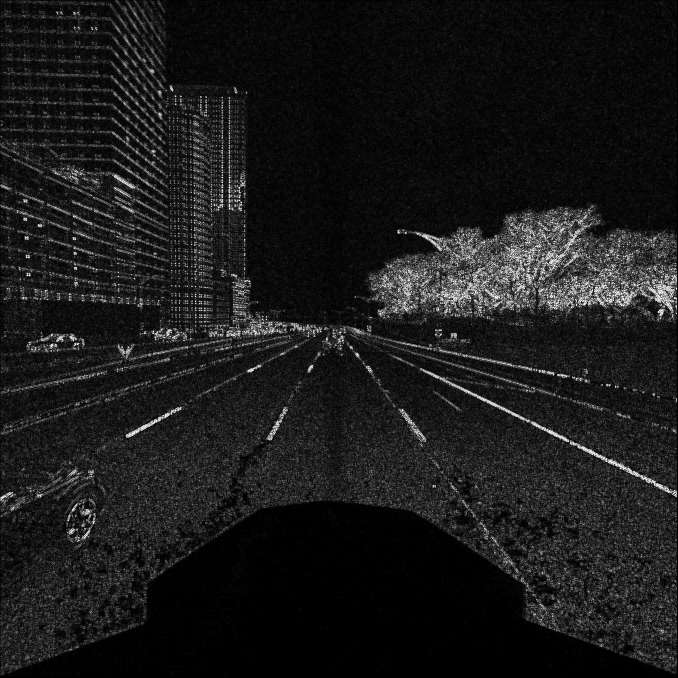
#> input picture meanImg.jpg, 2032 x 2032 px (shown at 1/3 size)
$ python -i HW1.py   (imports and definitions only)   (older library calls are emulated)
#> lines starting #> are read from the running program, lines starting #| are printed output that depends on the picture
#> further down, picture is the input picture: shape (2032, 2032, 3); min 0, max 255, mean 26.2
import argparse, os
import cv2
import numpy as np
import sys
from os import listdir
from os.path import isfile, join


# [52 lines left out: functions setup_parser, dir_path, calMeanImg, showWin, not called in this run]


def save(image, outputName):
    cv2.imwrite(outputName, image)

def cvt2Gray(image):
    imageBW = cv2.cvtColor(image, cv2.COLOR_BGR2GRAY)
    return imageBW

def sobel(image):
    sobel64F = cv2.Sobel(image, cv2.CV_64F, 1, 1, ksize = 5)
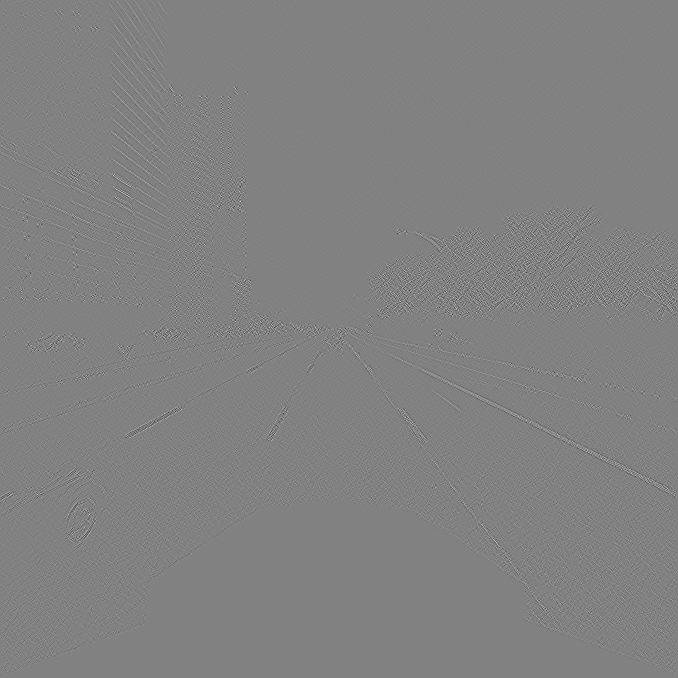
#> sobel64F: shape (2032, 2032) float64 (shown at 1/3 size); min -2422, max 2353, mean 0; drawn with min black and max white
    sobel = np.absolute(sobel64F)
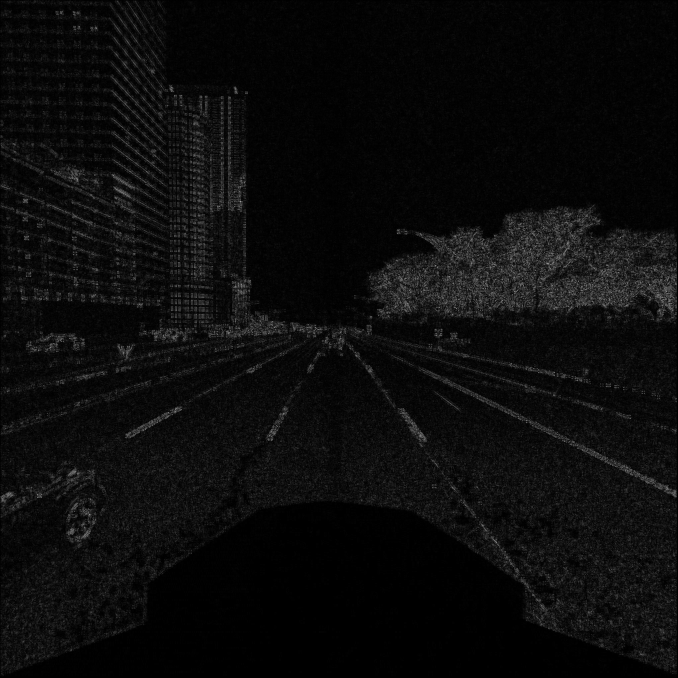
#> sobel: shape (2032, 2032) float64 (shown at 1/3 size); min 0, max 2422, mean 115.8; drawn with min black and max white
    return sobel

def smooth(image):
    smooth = cv2.GaussianBlur(image,(3,3),0)
    return smooth

def gradient(image):
    grayImg = cvt2Gray(image)
    smoothImg = smooth(grayImg)

    sobelImg = sobel(smoothImg)
    return sobelImg

# [15 lines left out: functions createMask, main, not called in this run]

# [2 lines not run here, left out]

>>> import cv2
>>> picture = cv2.imread('meanImg.jpg')
>>> result = gradient(picture)
